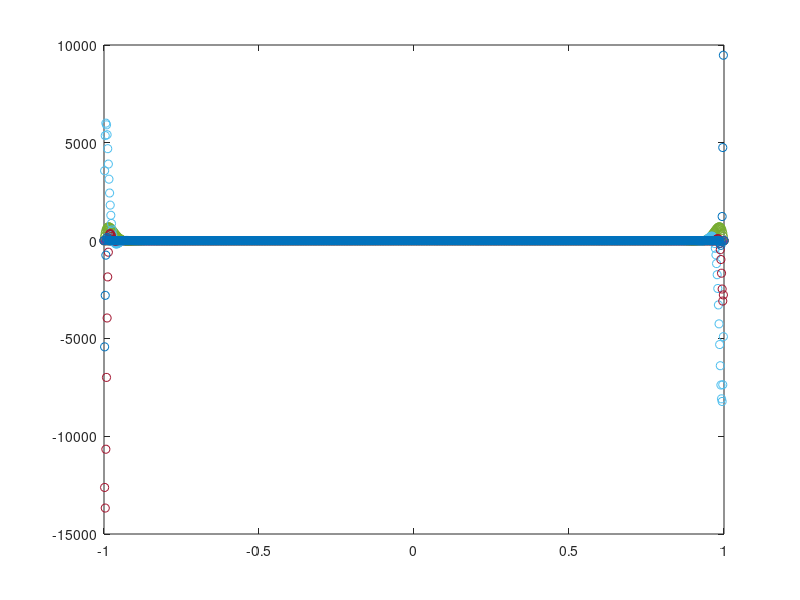
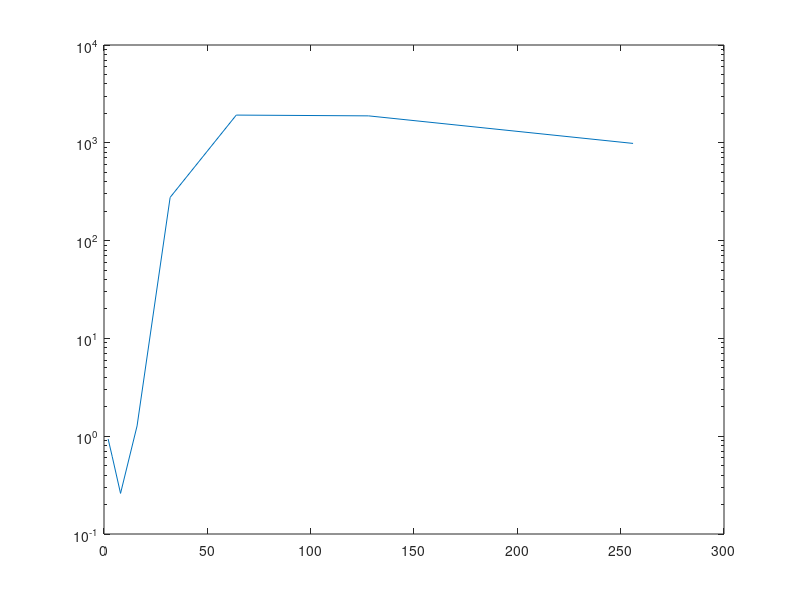

Source code (MATLAB) for these figures, in order:
clear; 
clc;

%% Define the unknown function to interpolate
% f = @(x) exp(x).*sin(x);
f = @(x) 1./(1+25*x.^2);

%% Setup different numbers of interpolation nodes/data sites.
Nd = [2,4,8,16,32,64,128,256];

%% Setup the points at which we want to evaluate the interpolant
xe = linspace(-1,1,1000)'; %generate evenly-spaced points
ye = f(xe); %evaluate function

%% Preallocate space for numerical solution
ye_num = zeros(length(ye),length(Nd));

%% Start plotting stuff
figure
plot(xe,ye,'black');
pause %waits for input

%% Loop goes over different numbers of interpolation nodes
for it=1:length(Nd)
    x = linspace(-1,1,Nd(it))'; %generate evenly-spaced points in [-1,1].
    y = f(x);
    
    %% Form Vandermonde matrix "intelligently"
    V = zeros(length(x),length(x));
    for vit = 1:Nd(it)
        V(:,vit) = x.^(vit-1);
    end
    
    %% Compute coefficients by solving linear system
    a = V\y;
    
    %% Evaluate polynomial interpolant by building eval matrix and
    %% multiplying with coefficients.
    Ve = zeros(length(xe),length(x));
    for vit = 1:Nd(it)
        Ve(:,vit) = xe.^(vit-1);
    end
    ye_num(:,it) = Ve*a; %Do the matrix-vector product to predict values
    
    %% Plot stuff
    hold on;
    plot(xe,ye_num(:,it),'o');
    drawnow
    pause
end

%% Now plot relative errors
figure
e2 = zeros(length(Nd),1);
for it=1:length(Nd)
    e2(it,1) = norm(ye_num(:,it)-ye)./norm(ye);
end
semilogy(Nd,e2);